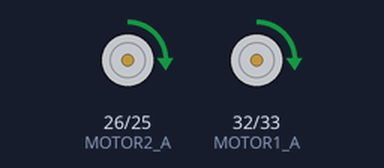
Bench run of a sketch on a simulated ESP32. Parts: motor-driver pin pairs drawn as motors (green arrow = first pin HIGH = forward, orange = second pin HIGH = backward, longer = more drive).

Above: at 0.85 s.
At 5.4 s:
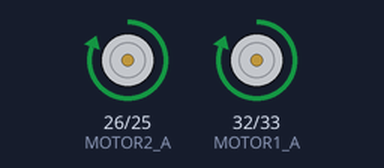
At 17.3 s:
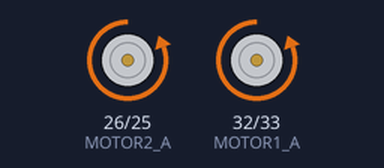
At 23.3 s:
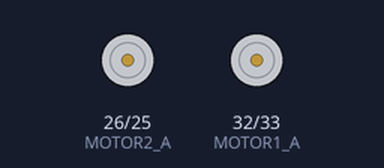
Timing chart, 0 to 30.9 s (numbered marks = the images above):
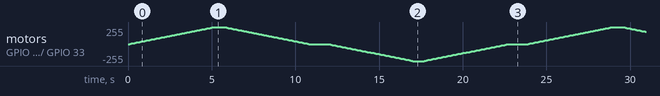

The sketch:

gdz_pwm.ino
```cpp
#include <Arduino.h>

// Пины для моторов
#define MOTOR1_A 32
#define MOTOR1_B 33
#define MOTOR2_A 26
#define MOTOR2_B 25

const int freq = 1000;     // Частота ШИМ, Гц
const int resolution = 8;  // 8 бит (0-255)
const int maxSpeed = 255;
const int minSpeed = 0;
const int step = 5;        // Шаг изменения скорости
const int delayMs = 100;    // Задержка между изменениями

void setup() {
  ledcAttach(MOTOR1_A, freq, resolution);
  ledcAttach(MOTOR1_B, freq, resolution);
  ledcAttach(MOTOR2_A, freq, resolution);
  ledcAttach(MOTOR2_B, freq, resolution);

  stopMotors();
}

void loop() {
  // Плавный разгон вперед
  for (int speed = minSpeed; speed <= maxSpeed; speed += step) {
    motor1Forward(speed);
    motor2Forward(speed);
    delay(delayMs);
  }
  delay(500);

  // Плавное торможение вперед
  for (int speed = maxSpeed; speed >= minSpeed; speed -= step) {
    motor1Forward(speed);
    motor2Forward(speed);
    delay(delayMs);
  }
  stopMotors();
  delay(1000);

  // Плавный разгон назад
  for (int speed = minSpeed; speed <= maxSpeed; speed += step) {
    motor1Backward(speed);
    motor2Backward(speed);
    delay(delayMs);
  }
  delay(500);

  // Плавное торможение назад
  for (int speed = maxSpeed; speed >= minSpeed; speed -= step) {
    motor1Backward(speed);
    motor2Backward(speed);
    delay(delayMs);
  }
  stopMotors();
  delay(1000);
}

void motor1Forward(int speed) {
  ledcWrite(MOTOR1_A, speed);
  ledcWrite(MOTOR1_B, 0);
}

void motor1Backward(int speed) {
  ledcWrite(MOTOR1_A, 0);
  ledcWrite(MOTOR1_B, speed);
}

void motor2Forward(int speed) {
  ledcWrite(MOTOR2_A, speed);
  ledcWrite(MOTOR2_B, 0);
}

void motor2Backward(int speed) {
  ledcWrite(MOTOR2_A, 0);
  ledcWrite(MOTOR2_B, speed);
}

void stopMotors() {
  ledcWrite(MOTOR1_A, 0);
  ledcWrite(MOTOR1_B, 0);
  ledcWrite(MOTOR2_A, 0);
  ledcWrite(MOTOR2_B, 0);
}
```
